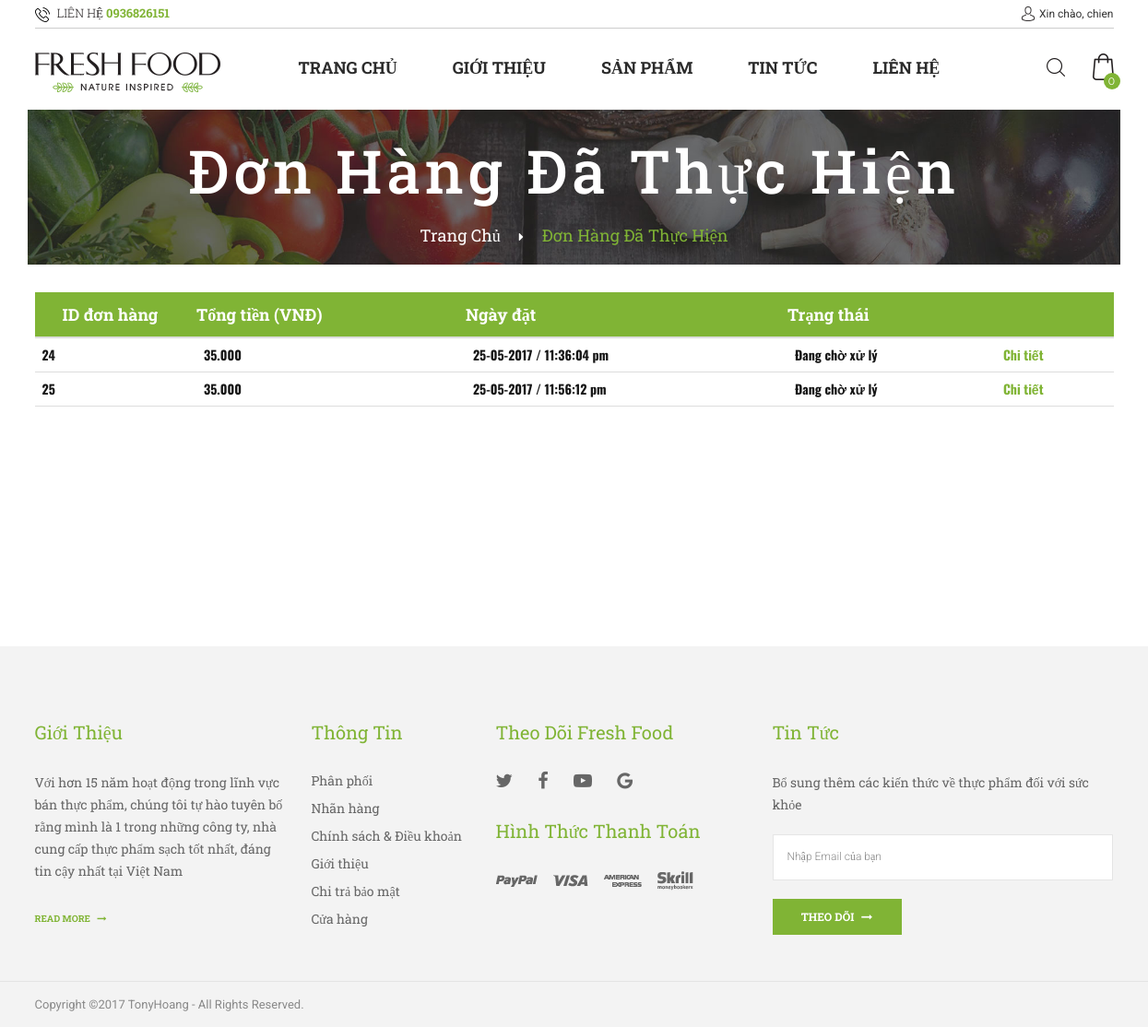
/index.php?route=cart&actions=my_order (signed in), run on the app's committed database.
### tables this page shows
CREATE TABLE `order` (
  `id` int(11) NOT NULL,
  `customer_id` int(11) NOT NULL,
  `total_amount` int(11) DEFAULT '0',
  `status` tinyint(1) DEFAULT NULL,
  `note` varchar(255) DEFAULT NULL,
  `created_date` int(11) DEFAULT NULL
);

### index.php (called while the page is built, shortened)
<?php
require 'header.php';
if (isset($_GET['route'])) {
	$route = $_GET['route'];
} else {
	$route = 'page';
}
if (isset($_GET['actions'])) {
	$actions = $_GET['actions'];
} else {
	$actions = 'content';
}
include $route . '/' . $actions . '.php';
require 'footer.php'
?>

### common/database.php (called while the page is built, shortened)
<?php
$mysqli = mysqli_connect(DB_HOST, DB_USER, DB_PASS, DB_NAME);
mysqli_set_charset($mysqli,"utf8");
function get_all($table,$fiels_name = false,$field_val = false,$limit = false){
	global $mysqli;
	$data = [];
	$sql = "SELECT * FROM $table";
	if ($fiels_name && $field_val) {
		$sql .= " WHERE $fiels_name  = '$field_val'";
	}
	$res = mysqli_query($mysqli,$sql);
	if ($res && mysqli_num_rows($res)) {
		while ($row = mysqli_fetch_assoc($res)) {
			$data[] = $row;
		}
	}
	return $data;
}
?>

### cart/my_order.php (the view)
<?php   if (isset($_SESSION['logIn'])){
	$u = $_SESSION['logIn'];
	$orders = get_all('`order`','customer_id',$u['user_id']);
}
?>
<div class="main-content">
    <div class="container">
        <div class="banner-header banner-lbook3">
            <img src="public/images/banner-catalog1.jpg" alt="Banner-header">
            <div class="text">
                <h3>Đơn hàng đã thực hiện</h3>
                <p><a href="index.php" title="Home">Trang chủ</a><i class="fa fa-caret-right"></i>Đơn hàng đã thực hiện</p>
            </div>
        </div>
    </div>
    <?php if (isset($_SESSION['logIn'])): ?>
    <div class="cart-box-container">
        <div class="container container-ver2 space-padding-tb-30">
            <table class="table cart-table space-30 ">
				<thead>
					<tr>
						<th width="15%">ID đơn hàng</th>
						<th>Tổng tiền (VNĐ)</th>
						<th>Ngày đặt</th>
						<th>Trạng thái</th>
						<th></th>
					</tr>
				</thead>
				<tbody>
					<?php  if($orders) : foreach($orders as $or) : ?>
						<tr>
							<th><?php  echo $or['id']; ?></th>
							<th><?php  echo number_format($or['total_amount'],0,' ','.'); ?></th>
							<th><?php  echo date('d-m-Y / h:i:s a',$or['created_date']) ?></th>
							<th><?php  if($or['status'] ==0){
							 echo 'Đang chờ xử lý' ;
							} else  if ($or['status'] ==1) {
								echo 'Hàng đã gửi đi' ;
							} else {
								echo 'Đã nhận hàng';
							}
							?>
							</th>
							<th><a href="index.php?route=cart&actions=my_order_detail&id=<?php echo $or['id']; ?>">Chi tiết</a></th>
						</tr>
					<?php  endforeach; endif; ?>
				</tbody>
			</table>
        </div>
    </div>
	<?php else: ?>
		<?php include 'page/404.php'; ?>
    <?php endif; ?>
</div>

### data on the page
order: id "24", total_amount "35.000", created_date "25-05-2017 / 11:36:04 pm", status "Đang chờ xử lý"
order: id "25", total_amount "35.000", created_date "25-05-2017 / 11:56:12 pm", status "Đang chờ xử lý"

### other printed values
$user['username'] "chien"
get_qtt() "0"
